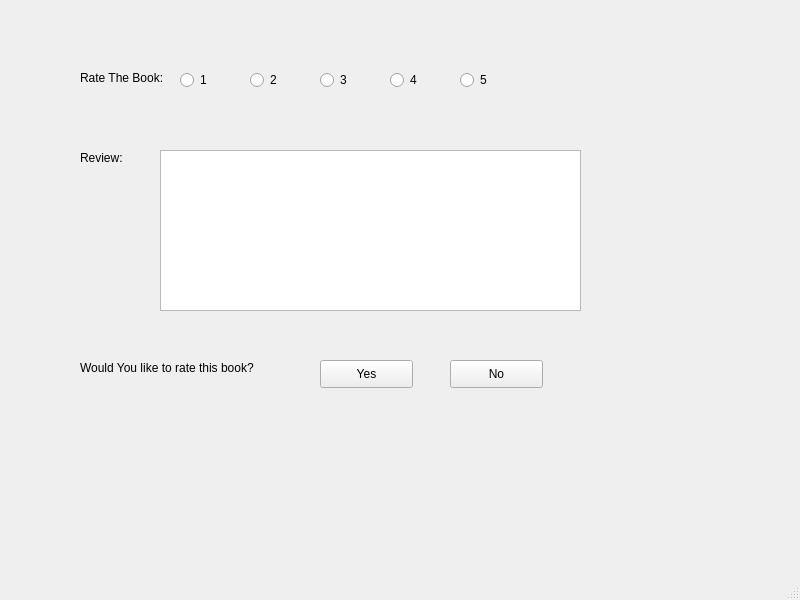
<?xml version="1.0" encoding="UTF-8"?>
<ui version="4.0">
 <class>Returnbook</class>
 <widget class="QMainWindow" name="Returnbook">
  <property name="geometry">
   <rect>
    <x>0</x>
    <y>0</y>
    <width>800</width>
    <height>600</height>
   </rect>
  </property>
  <property name="windowTitle">
   <string>MainWindow</string>
  </property>
  <widget class="QWidget" name="centralwidget">
   <widget class="QLabel" name="label">
    <property name="geometry">
     <rect>
      <x>80</x>
      <y>70</y>
      <width>91</width>
      <height>16</height>
     </rect>
    </property>
    <property name="text">
     <string>Rate The Book:</string>
    </property>
   </widget>
   <widget class="QRadioButton" name="radioButton">
    <property name="geometry">
     <rect>
      <x>180</x>
      <y>70</y>
      <width>31</width>
      <height>20</height>
     </rect>
    </property>
    <property name="text">
     <string>1</string>
    </property>
   </widget>
   <widget class="QRadioButton" name="radioButton_2">
    <property name="geometry">
     <rect>
      <x>250</x>
      <y>70</y>
      <width>31</width>
      <height>20</height>
     </rect>
    </property>
    <property name="text">
     <string>2</string>
    </property>
   </widget>
   <widget class="QRadioButton" name="radioButton_3">
    <property name="geometry">
     <rect>
      <x>320</x>
      <y>70</y>
      <width>31</width>
      <height>20</height>
     </rect>
    </property>
    <property name="text">
     <string>3</string>
    </property>
   </widget>
   <widget class="QRadioButton" name="radioButton_4">
    <property name="geometry">
     <rect>
      <x>390</x>
      <y>70</y>
      <width>31</width>
      <height>20</height>
     </rect>
    </property>
    <property name="text">
     <string>4</string>
    </property>
   </widget>
   <widget class="QRadioButton" name="radioButton_5">
    <property name="geometry">
     <rect>
      <x>460</x>
      <y>70</y>
      <width>31</width>
      <height>20</height>
     </rect>
    </property>
    <property name="text">
     <string>5</string>
    </property>
   </widget>
   <widget class="QLabel" name="label_2">
    <property name="geometry">
     <rect>
      <x>80</x>
      <y>150</y>
      <width>55</width>
      <height>16</height>
     </rect>
    </property>
    <property name="text">
     <string>Review:</string>
    </property>
   </widget>
   <widget class="QPlainTextEdit" name="Review_Text">
    <property name="geometry">
     <rect>
      <x>160</x>
      <y>150</y>
      <width>421</width>
      <height>161</height>
     </rect>
    </property>
   </widget>
   <widget class="QLabel" name="label_3">
    <property name="geometry">
     <rect>
      <x>80</x>
      <y>360</y>
      <width>211</width>
      <height>16</height>
     </rect>
    </property>
    <property name="text">
     <string>Would You like to rate this book?</string>
    </property>
   </widget>
   <widget class="QPushButton" name="Yes_Btn">
    <property name="geometry">
     <rect>
      <x>320</x>
      <y>360</y>
      <width>93</width>
      <height>28</height>
     </rect>
    </property>
    <property name="text">
     <string>Yes</string>
    </property>
   </widget>
   <widget class="QPushButton" name="No_Btn">
    <property name="geometry">
     <rect>
      <x>450</x>
      <y>360</y>
      <width>93</width>
      <height>28</height>
     </rect>
    </property>
    <property name="text">
     <string>No</string>
    </property>
   </widget>
  </widget>
  <widget class="QMenuBar" name="menubar">
   <property name="geometry">
    <rect>
     <x>0</x>
     <y>0</y>
     <width>800</width>
     <height>18</height>
    </rect>
   </property>
  </widget>
  <widget class="QStatusBar" name="statusbar"/>
 </widget>
 <resources/>
 <connections/>
</ui>
